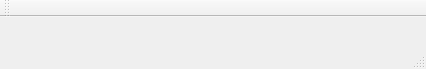
<?xml version="1.0" encoding="UTF-8"?>
<ui version="4.0">
 <class>MainWindow</class>
 <widget class="QMainWindow" name="MainWindow">
  <property name="geometry">
   <rect>
    <x>0</x>
    <y>0</y>
    <width>426</width>
    <height>69</height>
   </rect>
  </property>
  <property name="windowTitle">
   <string>MainWindow</string>
  </property>
  <widget class="QWidget" name="centralWidget"/>
  <widget class="QMenuBar" name="menuBar">
   <property name="geometry">
    <rect>
     <x>0</x>
     <y>0</y>
     <width>426</width>
     <height>21</height>
    </rect>
   </property>
  </widget>
  <widget class="QToolBar" name="mainToolBar">
   <attribute name="toolBarArea">
    <enum>TopToolBarArea</enum>
   </attribute>
   <attribute name="toolBarBreak">
    <bool>false</bool>
   </attribute>
  </widget>
  <widget class="QStatusBar" name="statusBar"/>
 </widget>
 <layoutdefault spacing="6" margin="11"/>
 <resources/>
 <connections/>
</ui>
